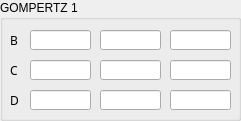
          <widget class="QGroupBox" name="groupBox_11">
           <property name="geometry">
            <rect>
             <x>30</x>
             <y>670</y>
             <width>241</width>
             <height>121</height>
            </rect>
           </property>
           <property name="title">
            <string>GOMPERTZ 1</string>
           </property>
           <widget class="QLabel" name="label_24">
            <property name="geometry">
             <rect>
              <x>10</x>
              <y>30</y>
              <width>31</width>
              <height>20</height>
             </rect>
            </property>
            <property name="font">
             <font>
              <family>Courier 10 Pitch</family>
              <pointsize>9</pointsize>
             </font>
            </property>
            <property name="text">
             <string>B</string>
            </property>
           </widget>
           <widget class="QLineEdit" name="param_B1">
            <property name="geometry">
             <rect>
              <x>100</x>
              <y>30</y>
              <width>61</width>
              <height>20</height>
             </rect>
            </property>
            <property name="readOnly">
             <bool>false</bool>
            </property>
           </widget>
           <widget class="QLabel" name="label_25">
            <property name="geometry">
             <rect>
              <x>10</x>
              <y>60</y>
              <width>31</width>
              <height>20</height>
             </rect>
            </property>
            <property name="font">
             <font>
              <family>Courier 10 Pitch</family>
              <pointsize>9</pointsize>
             </font>
            </property>
            <property name="text">
             <string>C</string>
            </property>
           </widget>
           <widget class="QLineEdit" name="param_C1">
            <property name="geometry">
             <rect>
              <x>100</x>
              <y>60</y>
              <width>61</width>
              <height>20</height>
             </rect>
            </property>
            <property name="readOnly">
             <bool>false</bool>
            </property>
           </widget>
           <widget class="QLineEdit" name="param_D1">
            <property name="geometry">
             <rect>
              <x>100</x>
              <y>90</y>
              <width>61</width>
              <height>20</height>
             </rect>
            </property>
            <property name="readOnly">
             <bool>false</bool>
            </property>
           </widget>
           <widget class="QLabel" name="label_26">
            <property name="geometry">
             <rect>
              <x>10</x>
              <y>90</y>
              <width>31</width>
              <height>20</height>
             </rect>
            </property>
            <property name="font">
             <font>
              <family>Courier 10 Pitch</family>
              <pointsize>9</pointsize>
             </font>
            </property>
            <property name="text">
             <string>D</string>
            </property>
           </widget>
           <widget class="QLineEdit" name="param_C1_L">
            <property name="geometry">
             <rect>
              <x>30</x>
              <y>60</y>
              <width>61</width>
              <height>20</height>
             </rect>
            </property>
            <property name="readOnly">
             <bool>false</bool>
            </property>
           </widget>
           <widget class="QLineEdit" name="param_D1_L">
            <property name="geometry">
             <rect>
              <x>30</x>
              <y>90</y>
              <width>61</width>
              <height>20</height>
             </rect>
            </property>
            <property name="readOnly">
             <bool>false</bool>
            </property>
           </widget>
           <widget class="QLineEdit" name="param_B1_L">
            <property name="geometry">
             <rect>
              <x>30</x>
              <y>30</y>
              <width>61</width>
              <height>20</height>
             </rect>
            </property>
            <property name="readOnly">
             <bool>false</bool>
            </property>
           </widget>
           <widget class="QLineEdit" name="param_B1_H">
            <property name="geometry">
             <rect>
              <x>170</x>
              <y>30</y>
              <width>61</width>
              <height>20</height>
             </rect>
            </property>
            <property name="readOnly">
             <bool>false</bool>
            </property>
           </widget>
           <widget class="QLineEdit" name="param_D1_H">
            <property name="geometry">
             <rect>
              <x>170</x>
              <y>90</y>
              <width>61</width>
              <height>20</height>
             </rect>
            </property>
            <property name="readOnly">
             <bool>false</bool>
            </property>
           </widget>
           <widget class="QLineEdit" name="param_C1_H">
            <property name="geometry">
             <rect>
              <x>170</x>
              <y>60</y>
              <width>61</width>
              <height>20</height>
             </rect>
            </property>
            <property name="readOnly">
             <bool>false</bool>
            </property>
           </widget>
          </widget>
